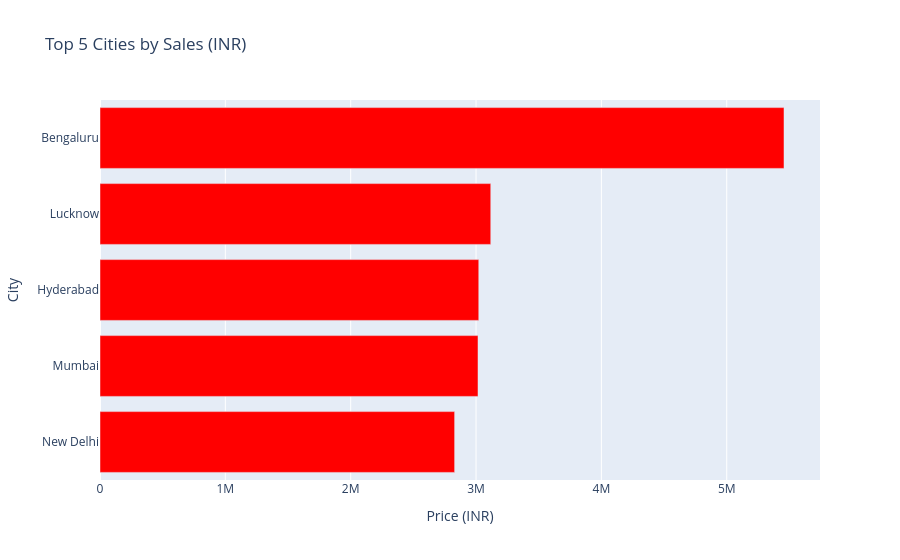

Notebook code for this chart:
### Markdown cell above
### Top Five Cities by Sales

### Code cell
top_5_cities = (
    df.groupby('City')['Price (INR)']
    .sum()
    .nlargest(5)
    .sort_values()
    .reset_index()
)
fig = px.bar(
    top_5_cities,
    x='Price (INR)',
    y= 'City',
    orientation= 'h',
    title = 'Top 5 Cities by Sales (INR)',
    color_discrete_sequence = ['red']
)
fig.show()

### Figure 1 — Plotly figure (JSON) as saved in the notebook; plotly's stock layout.template omitted (floating-point values rounded to 4 significant figures)
{"data": [{"hovertemplate": "Price (INR)=%{x}<br>City=%{y}<extra></extra>", "legendgroup": "", "marker": {"color": "red", "pattern": {"shape": ""}}, "name": "", "orientation": "h", "showlegend": false, "textposition": "auto", "type": "bar", "x": [2829000.0, 3016000.0, 3022000.0, 3117000.0, 5457000.0], "xaxis": "x", "y": ["New Delhi", "Mumbai", "Hyderabad", "Lucknow", "Bengaluru"], "yaxis": "y"}], "layout": {"barmode": "relative", "legend": {"tracegroupgap": 0}, "title": {"text": "Top 5 Cities by Sales (INR)"}, "xaxis": {"anchor": "y", "domain": [0, 1], "title": {"text": "Price (INR)"}}, "yaxis": {"anchor": "x", "domain": [0, 1], "title": {"text": "City"}}}}
